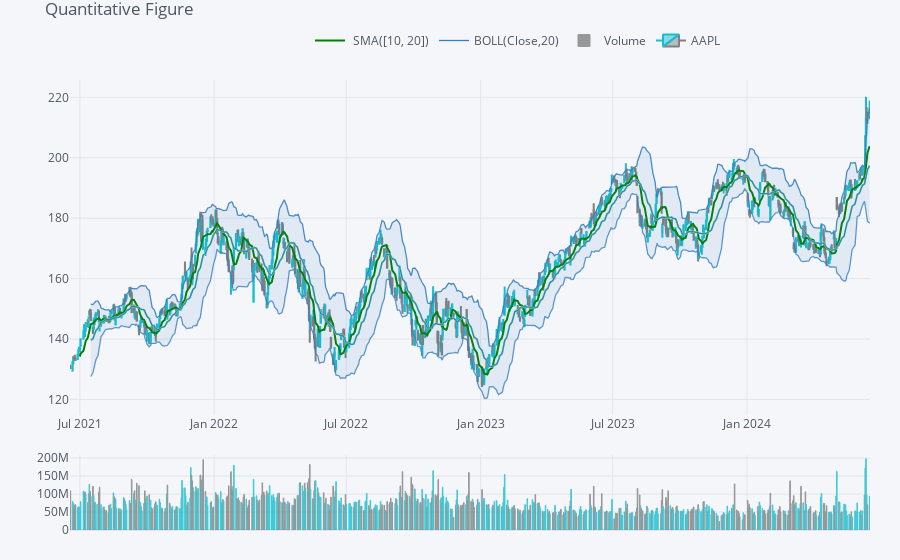
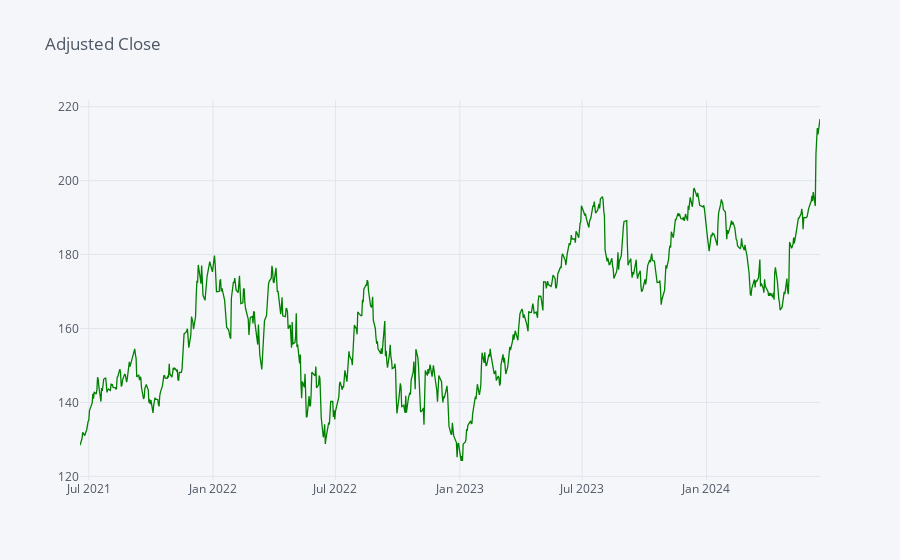
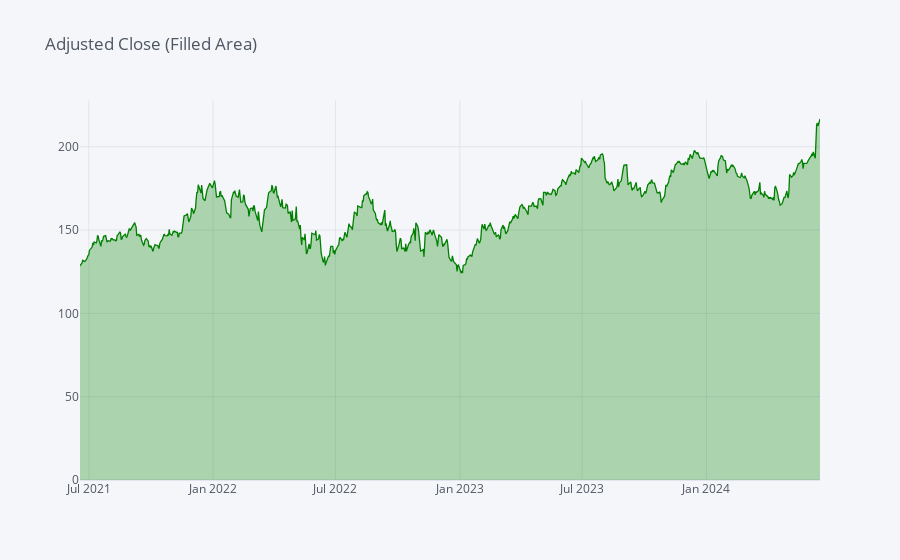
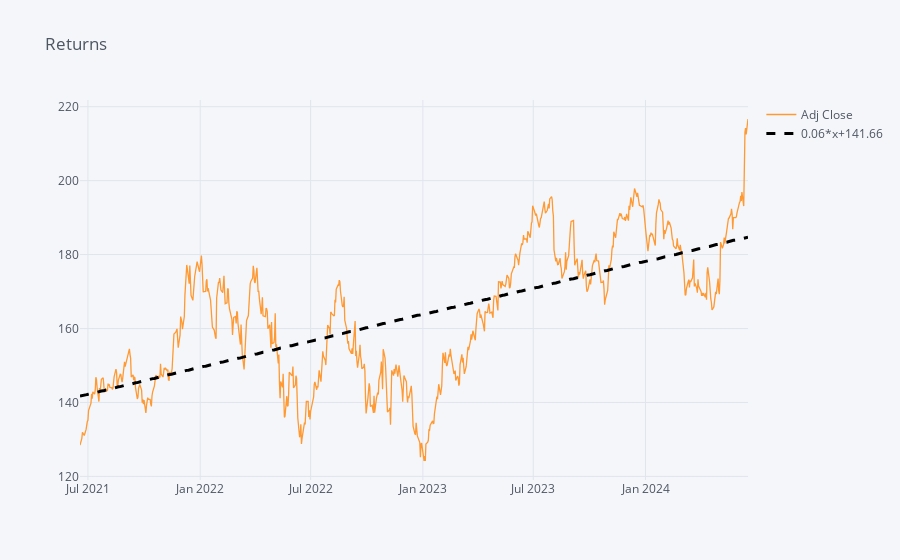

Notebook cell for these charts, in order:
### Code cell
# Create a Quantitative Figure (QuantFig) 
qf = cf.QuantFig(stock_data, title='Quantitative Figure', legend='top', name=ticker.value)
qf.add_sma([10, 20], width=2, color=['green', 'lightgreen'], legendgroup=True)
qf.add_bollinger_bands()
qf.add_volume()
qf.iplot()

# Create and display an interactive line plot of Adjusted Close Prices
stock_data['Adj Close'].iplot(title='Adjusted Close', colors=['green'])


# Create and display an interactive filled area plot of  Adjusted Close Prices
stock_data['Adj Close'].iplot(title='Adjusted Close (Filled Area)', fill=True, colors=['green'])



# Create and display an interactive line plot of Returns with a best-fit line
stock_data['Adj Close'].iplot(title='Returns', bestfit=True, bestfit_colors=['black'])

### Figure 1 — Plotly figure (JSON) as saved in the notebook; plotly's stock layout.template omitted (floating-point values rounded to 4 significant figures; data arrays with more than 128 entries replaced by an {"elided": "..."} marker saying what was removed)
{"data": [{"legendgroup": " SMA([10, 20])", "line": {"color": "rgba(0, 128, 0, 1.0)", "dash": "solid", "shape": "linear", "width": 2}, "mode": "lines", "name": " SMA([10, 20])", "showlegend": true, "text": "", "type": "scatter", "x": {"elided": "754 str values"}, "y": {"elided": "754 mixed values"}, "yaxis": "y2"}, {"legendgroup": " SMA([10, 20])", "line": {"color": "rgba(144, 238, 144, 1.0)", "dash": "solid", "shape": "linear", "width": 2}, "mode": "lines", "name": " SMA(20)", "showlegend": false, "text": "", "type": "scatter", "x": {"elided": "754 str values"}, "y": {"elided": "754 mixed values"}, "yaxis": "y2"}, {"legendgroup": "BOLL(Close,20)", "line": {"color": "rgba(55, 128, 191, 1.0)", "dash": "solid", "shape": "linear", "width": 1.3}, "mode": "lines", "name": "BOLL(Close,20)", "showlegend": true, "text": "", "type": "scatter", "x": {"elided": "754 str values"}, "y": {"elided": "754 mixed values"}, "yaxis": "y2"}, {"legendgroup": "BOLL(Close,20)", "line": {"color": "rgba(55, 128, 191, 0.8999999999999999)", "dash": "solid", "shape": "linear", "width": 1.3}, "mode": "lines", "name": "UPPER(Close,20)", "showlegend": false, "text": "", "type": "scatter", "x": {"elided": "754 str values"}, "y": {"elided": "754 mixed values"}, "yaxis": "y2"}, {"fill": "tonexty", "fillcolor": "rgba(55, 128, 191, 0.1)", "legendgroup": "BOLL(Close,20)", "line": {"color": "rgba(55, 128, 191, 0.7999999999999998)", "dash": "solid", "shape": "linear", "width": 1.3}, "mode": "lines", "name": "LOWER(Close,20)", "showlegend": false, "text": "", "type": "scatter", "x": {"elided": "754 str values"}, "y": {"elided": "754 mixed values"}, "yaxis": "y2"}, {"marker": {"color": {"elided": "754 str values"}, "line": {"color": {"elided": "754 str values"}, "width": 1}}, "name": "Volume", "opacity": 0.8, "orientation": "v", "text": "", "type": "bar", "x": {"elided": "754 str values"}, "y": {"elided": "754 int values"}, "yaxis": "y3"}, {"close": {"elided": "754 float values"}, "decreasing": {"line": {"color": "#808080"}}, "high": {"elided": "754 float values"}, "increasing": {"line": {"color": "#17BECF"}}, "low": {"elided": "754 float values"}, "name": "AAPL", "open": {"elided": "754 float values"}, "showlegend": true, "type": "candlestick", "x": {"elided": "754 str values"}, "yaxis": "y2"}], "layout": {"legend": {"bgcolor": "#F5F6F9", "font": {"color": "#4D5663"}, "orientation": "h", "x": 0.3, "y": 0.95, "yanchor": "bottom"}, "margin": {"b": 30, "l": 30, "r": 30, "t": 30}, "paper_bgcolor": "#F5F6F9", "plot_bgcolor": "#F5F6F9", "showlegend": true, "title": {"font": {"color": "#4D5663"}, "text": "Quantitative Figure"}, "xaxis": {"anchor": "y2", "gridcolor": "#E1E5ED", "rangeselector": {"bgcolor": "rgba(150, 200, 250, 1)", "buttons": [{"count": 1, "label": "1m", "step": "month", "stepmode": "backward"}, {"count": 1, "label": "1y", "step": "year", "stepmode": "backward"}], "font": {"size": 13}, "visible": false, "x": 0, "y": 0.9}, "rangeslider": {"visible": false}, "showgrid": true, "tickfont": {"color": "#4D5663"}, "title": {"font": {"color": "#4D5663"}, "text": ""}, "zerolinecolor": "#E1E5ED"}, "yaxis": {"gridcolor": "#E1E5ED", "showgrid": true, "showticklabels": false, "tickfont": {"color": "#4D5663"}, "title": {"font": {"color": "#4D5663"}, "text": ""}, "zerolinecolor": "#E1E5ED"}, "yaxis2": {"domain": [0.23, 0.9], "gridcolor": "#E1E5ED", "showgrid": true, "tickfont": {"color": "#4D5663"}, "title": {"font": {"color": "#4D5663"}, "text": ""}, "zerolinecolor": "#E1E5ED"}, "yaxis3": {"domain": [0, 0.15], "gridcolor": "#E1E5ED", "showgrid": true, "tickfont": {"color": "#4D5663"}, "title": {"font": {"color": "#4D5663"}, "text": ""}, "zerolinecolor": "#E1E5ED"}}}

### Figure 2 — Plotly figure (JSON) as saved in the notebook; plotly's stock layout.template omitted (floating-point values rounded to 4 significant figures; data arrays with more than 128 entries replaced by an {"elided": "..."} marker saying what was removed)
{"data": [{"line": {"color": "rgba(0, 128, 0, 1.0)", "dash": "solid", "shape": "linear", "width": 1.3}, "mode": "lines", "name": "Adj Close", "text": "", "type": "scatter", "x": {"elided": "754 str values"}, "y": {"elided": "754 float values"}}], "layout": {"legend": {"bgcolor": "#F5F6F9", "font": {"color": "#4D5663"}}, "paper_bgcolor": "#F5F6F9", "plot_bgcolor": "#F5F6F9", "title": {"font": {"color": "#4D5663"}, "text": "Adjusted Close"}, "xaxis": {"gridcolor": "#E1E5ED", "showgrid": true, "tickfont": {"color": "#4D5663"}, "title": {"font": {"color": "#4D5663"}, "text": ""}, "zerolinecolor": "#E1E5ED"}, "yaxis": {"gridcolor": "#E1E5ED", "showgrid": true, "tickfont": {"color": "#4D5663"}, "title": {"font": {"color": "#4D5663"}, "text": ""}, "zerolinecolor": "#E1E5ED"}}}

### Figure 3 — Plotly figure (JSON) as saved in the notebook; plotly's stock layout.template omitted (floating-point values rounded to 4 significant figures; data arrays with more than 128 entries replaced by an {"elided": "..."} marker saying what was removed)
{"data": [{"fill": "tozeroy", "fillcolor": "rgba(0, 128, 0, 0.3)", "line": {"color": "rgba(0, 128, 0, 1.0)", "dash": "solid", "shape": "linear", "width": 1.3}, "mode": "lines", "name": "Adj Close", "text": "", "type": "scatter", "x": {"elided": "754 str values"}, "y": {"elided": "754 float values"}}], "layout": {"legend": {"bgcolor": "#F5F6F9", "font": {"color": "#4D5663"}}, "paper_bgcolor": "#F5F6F9", "plot_bgcolor": "#F5F6F9", "title": {"font": {"color": "#4D5663"}, "text": "Adjusted Close (Filled Area)"}, "xaxis": {"gridcolor": "#E1E5ED", "showgrid": true, "tickfont": {"color": "#4D5663"}, "title": {"font": {"color": "#4D5663"}, "text": ""}, "zerolinecolor": "#E1E5ED"}, "yaxis": {"gridcolor": "#E1E5ED", "showgrid": true, "tickfont": {"color": "#4D5663"}, "title": {"font": {"color": "#4D5663"}, "text": ""}, "zerolinecolor": "#E1E5ED"}}}

### Figure 4 — Plotly figure (JSON) as saved in the notebook; plotly's stock layout.template omitted (floating-point values rounded to 4 significant figures; data arrays with more than 128 entries replaced by an {"elided": "..."} marker saying what was removed)
{"data": [{"line": {"color": "rgba(255, 153, 51, 1.0)", "dash": "solid", "shape": "linear", "width": 1.3}, "mode": "lines", "name": "Adj Close", "text": "", "type": "scatter", "x": {"elided": "754 str values"}, "y": {"elided": "754 float values"}}, {"line": {"color": "rgba(0, 0, 0, 1.0)", "dash": "dash", "shape": "linear", "width": 3}, "mode": "lines", "name": "0.06*x+141.66", "type": "scatter", "x": {"elided": "754 str values"}, "y": {"elided": "754 float values"}}], "layout": {"legend": {"bgcolor": "#F5F6F9", "font": {"color": "#4D5663"}}, "paper_bgcolor": "#F5F6F9", "plot_bgcolor": "#F5F6F9", "title": {"font": {"color": "#4D5663"}, "text": "Returns"}, "xaxis": {"gridcolor": "#E1E5ED", "showgrid": true, "tickfont": {"color": "#4D5663"}, "title": {"font": {"color": "#4D5663"}, "text": ""}, "zerolinecolor": "#E1E5ED"}, "yaxis": {"gridcolor": "#E1E5ED", "showgrid": true, "tickfont": {"color": "#4D5663"}, "title": {"font": {"color": "#4D5663"}, "text": ""}, "zerolinecolor": "#E1E5ED"}}}
